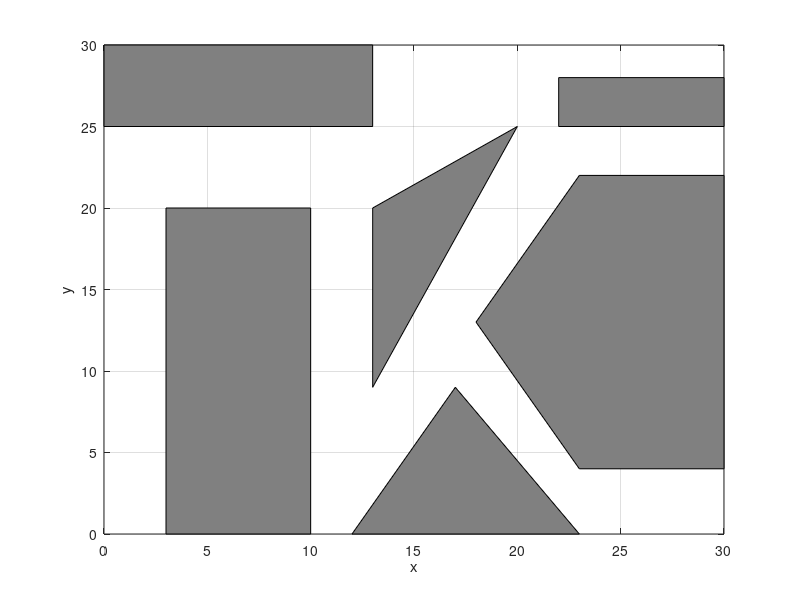

Recreate this plot in MATLAB.
function map=map_definition()

% clc;
% clear;
% close all;

%%%% sample map
% Npoly=13;
% map.pgx{1}=[2 8.5 8.5 4 2 2 1 1 2 4 2];
% map.pgy{1}=[8 10 1 3 3 1 1 6 6 5 8];
% map.pgx{2}=[2 8 2 15 2 1 1 2 2];
% map.pgy{2}=[10 16 22 15.5 9 10 16 16 10];
% map.pgx{3}=[0 0 5 0];
% map.pgy{3}=[25 30 30 25];
% map.pgx{4}=[7 7 10 10 13 13 11 7];
% map.pgy{4}=[23 26 29 25 26 23 21 23];
% map.pgx{5}=[13 17 15 13];
% map.pgy{5}=[30 30 25  30];
% map.pgx{6}=[17 17 30 30 17];
% map.pgy{6}=[23 27 27 23 23];
% map.pgx{7}=[12 14 15 16 29 23 27 19 12];
% map.pgy{7}=[20 21 23 21.3 22 10 21.3 14 20];
% map.pgx{8}=[10 15 17.5 10 10];
% map.pgy{8}=[8 14 10 0 8];
% map.pgx{9}=[19 24 19 19];
% map.pgy{9}=[12.5 17 1 12.5];
% map.pgx{10}=[21 30 26 21];
% map.pgy{10}=[3 16 1 3];
% map.pgx{11}=[4 7 8 6 5 10 7 4 4];
% map.pgy{11}=[25 30 30 26 23 20 21 23 25];
% map.pgx{12}=[0 0 4 5 4 3 3 0];
% map.pgy{12}=[17 18 18 16 14 14 17 17];
% map.pgx{13}=[3 3 4 4 3];
% map.pgy{13}=[0 2 2 0 0];


%%%% map 1
map.pgx{1}=[3 3 10 10 3];
map.pgy{1}=[0 20 20 0 0];
map.pgx{2}=[0 13 13 0 0];
map.pgy{2}=[25 25 30 30 25];
map.pgx{3}=[12 17 23 12];
map.pgy{3}=[0 9 0 0];
map.pgx{4}=[13 13 20 13];
map.pgy{4}=[9 20 25 9];
map.pgx{5}=[22 22 30 30 22];
map.pgy{5}=[25 28 28 25 25];
map.pgx{6}=[30 23 18 23 30 30];
map.pgy{6}=[22 22 13 4 4 22];
Npoly = size(map.pgx,2);
map.startp=[1, 1];
map.endp=[29, 29];

%%%% map 2
% map.pgx{1}=[0 10 3 0 0];
% map.pgy{1}=[20 23 30 30 20];
% map.pgx{2}=[0 14 14 0 0];
% map.pgy{2}=[5 10 13 16 5];
% map.pgx{3}=[8 15 20 10];
% map.pgy{3}=[0 6 0 0];
% map.pgx{4}=[13 15 10 17 22 17 13];
% map.pgy{4}=[30 23 18 18 25 30 30];
% map.pgx{5}=[25 25 20 22 25 30 30 25];
% map.pgy{5}=[0 5 14 17 14 16 0 0];
% map.pgx{6}=[30 25 23 30 30];
% map.pgy{6}=[23 18 20 28 23];
% map.pgx{7}=[17 16 18 20 17];
% map.pgy{7}=[8 14 16 10 8];
% map.pgx{8}=[22 24 27 22];
% map.pgy{8}=[30 27 30 30];
% map.pgx{9}=[5 7 9 6 5];
% map.pgy{9}=[3 3 6 5 3];
% Npoly = size(map.pgx,2);
% map.startp=[1, 1];
% map.endp=[29, 29];


map.xrange=[0 30];
map.yrange=[0 30];

figure;
set(gcf,'color','w');
box on;
xlabel 'x'; ylabel 'y'; grid on;
hold on

excluded_area=0;

for ii=1:Npoly    
    excluded_area=excluded_area+polyarea(map.pgx{ii},map.pgy{ii});
    p1=fill(map.pgx{ii},map.pgy{ii},[0.5,0.5,0.5]);
end

hold off
